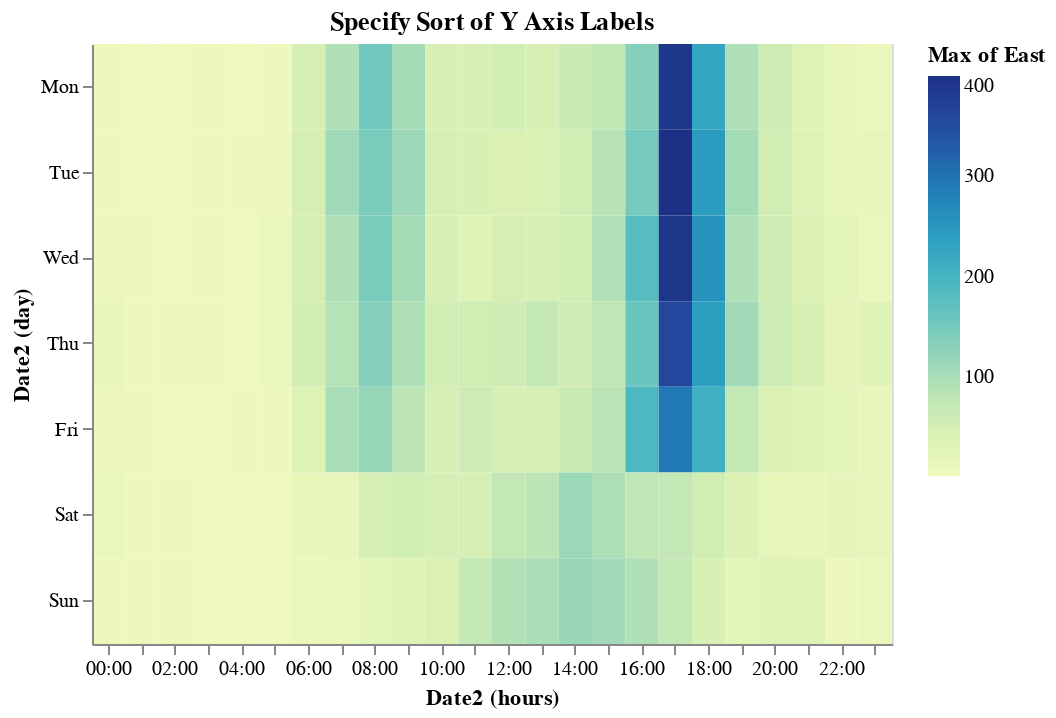

The notebook cell saved with this chart:
### Markdown cell above
## Altair Charting

### Code cell
c1 = alt.Chart(bike2_df[0:400], title='Specify Sort of Y Axis Labels').mark_rect().encode(
    x=alt.X('Date2:T', timeUnit='hours', type='ordinal'),
    y=alt.Y('Date2:T', timeUnit='day', type='ordinal', 
            sort=['Monday','Tuesday','Wednesday','Thursday','Friday','Saturday','Sunday']),
    color=alt.Color('max(East):Q',   ) )
c1

### Figure 1 — Vega-Lite specification as saved in the notebook (floating-point values rounded to 4 significant figures; data arrays with more than 128 entries replaced by an {"elided": "..."} marker saying what was removed)
{"$schema": "https://vega.github.io/schema/vega-lite/v2.4.3.json", "config": {"view": {"height": 300, "width": 400}}, "data": {"values": {"elided": "400 records"}}, "encoding": {"color": {"aggregate": "max", "field": "East", "type": "quantitative"}, "x": {"field": "Date2", "timeUnit": "hours", "type": "ordinal"}, "y": {"field": "Date2", "sort": ["Monday", "Tuesday", "Wednesday", "Thursday", "Friday", "Saturday", "Sunday"], "timeUnit": "day", "type": "ordinal"}}, "mark": "rect", "title": "Specify Sort of Y Axis Labels"}
